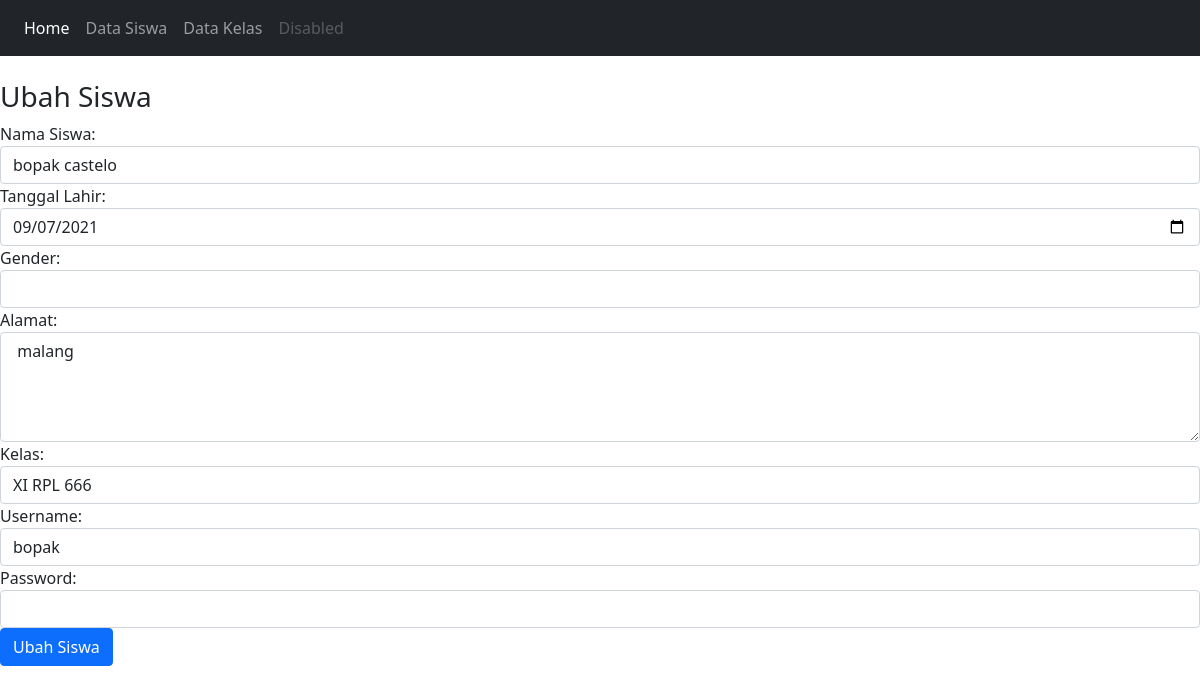
/Perpustakaan2/ubah_siswa.php?id_siswa=5, run on the app's committed database.
### tables this page shows
CREATE TABLE `siswa` (
  `id_siswa` int(11) NOT NULL,
  `nama_siswa` varchar(100) NOT NULL,
  `tanggal_lahir` date NOT NULL,
  `gender` enum('L','P') NOT NULL,
  `alamat` text NOT NULL,
  `username` varchar(255) NOT NULL,
  `password` int(255) NOT NULL,
  `id_kelas` int(11) NOT NULL
);

### Perpustakaan2/ubah_siswa.php (the view, shortened to what this page needs)
<!DOCTYPE html>
<html lang="en">
<head>
  <link rel="stylesheet" href="https://maxcdn.bootstrapcdn.com/bootstrap/4.5.2/css/bootstrap.min.css">
        <link href="https://cdn.jsdelivr.net/npm/bootstrap@5.0.1/dist/css/bootstrap.min.css"
        rel="stylesheet"
>
    </head>
    <body>
    <nav class="navbar navbar-expand-sm bg-dark navbar-dark">
  <ul class="navbar-nav">
    <li class="nav-item active">
      <a class="nav-link" href="index.php">Home</a>
    </li>
    <li class="nav-item">
      <a class="nav-link" href="tampil_siswa.php">Data Siswa</a>
    </li>
    <li class="nav-item">
      <a class="nav-link" href="tampil_kelas.php">Data Kelas</a>
    </li>
    <li class="nav-item">
      <a class="nav-link disabled" href="#">Disabled</a>
    </li>
  </ul>
</nav>
        <?php
        include "koneksi.php";
        $qry_get_siswa = mysqli_query($conn, "select * from siswa where id_siswa = '".$_GET['id_siswa']."'");
        $dt_siswa = mysqli_fetch_array($qry_get_siswa);
        ?>
        <br><h3>Ubah Siswa</h3>
        <form action = "proses_ubah_siswa.php" method = "post">
            Nama Siswa:
            <input type = "text" name = "nama_siswa" value = "<?php echo $dt_siswa['nama_siswa']?>" class = "form-control">
            Tanggal Lahir:
            <input type = "date" name = "tanggal_lahir" value = "<?php echo $dt_siswa['tanggal_lahir']?>" class = "form-control">
            Gender:
            <?php
            $arr_gender = array ('L' => 'Laki-laki', 'P' => 'Perempuan');
            ?>
            <select name = "gender" class = "form-control">
                <option></option>
                <?php
                foreach ($arr_gender as $key_gender => $val_gender);
                if($key_gender == $dt_siswa ['gender']){
                    $select = "selected";
                } else {
                    $select = "";
                }
                ?>
                <option value = "<?=$key_gender?>"
                <?=$select?>><?=$val_gender?></option>
            </select>
            Alamat:
            <textarea name = "alamat" class = "form-control" rows = "4"> <?php echo $dt_siswa['alamat']?></textarea>
            Kelas:
            <select name = "id_kelas" class = "form-control">
                <?php
                include "koneksi.php";
                $qry_kelas = mysqli_query($conn, "select * from kelas");
                while ($data_kelas = mysqli_fetch_array ($qry_kelas)){
                    if($data_kelas['id_kelas'] == $dt_siswa['id_kelas']){
                        $select = "selected";
                    } else {
                        $select = "";
                    }
                        echo '<option value = "'.$data_kelas['id_kelas'].'"
                        '.$select.'>'.$data_kelas['nama_kelas'].'</option>';
                }
                ?>
            </select>
            Username:
            <input type = "text" name = "username" value = "<?php echo $dt_siswa['username']?>" class = "form-control">
            Password:
            <input type = "password" name = "password" value = "" class = "form-control">
            <input type = "submit" name = "simpan" value = "Ubah Siswa" class = "btn btn-primary">
        </form>
    </body>
</html>

### data on the page
siswa: nama_siswa "bopak castelo", tanggal_lahir "09/07/2021", alamat "malang", username "bopak"

### other printed values
form field id_kelas "XI RPL 666"
